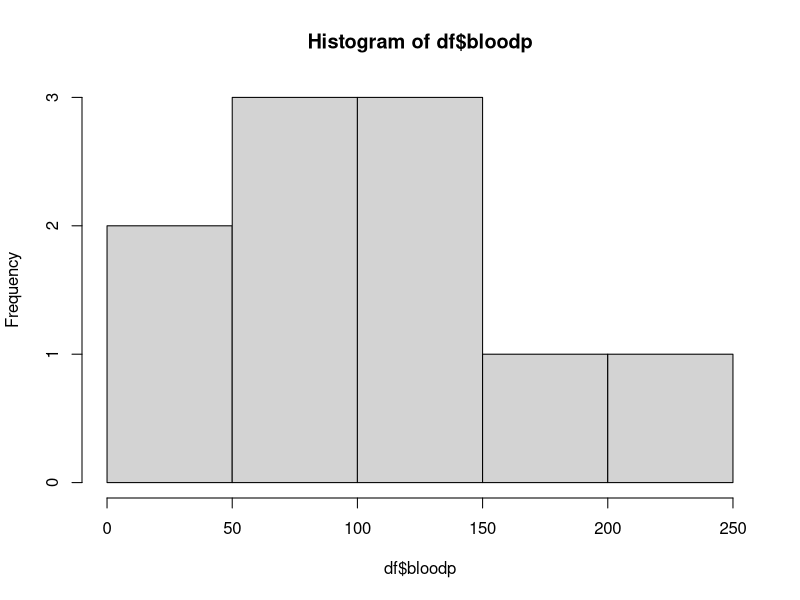
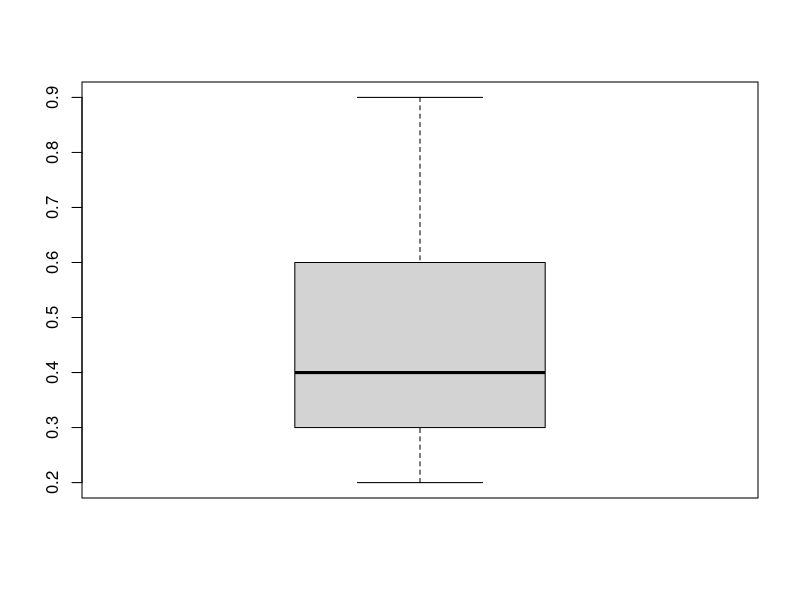

Write R code to recreate these figures, in order.
## ---- chunk 1

## ---- chunk 2
#fix quotations in list & convert to vector
rows <- c("0.6","103","bad","low","low",
"0.3","87","bad","low","high",
"0.4","32","bad","high","low",
"0.4","42","bad","high","high",
"0.2","59","good","low","low",
"0.6","109","good","low","high",
"0.3","78","good","high","low",
"0.4","205","good","high","high",
"0.9","135","NA","high","high",
"0.2","176","bad","high","high")

#create matrix using ncol and byrow
m <- matrix(rows, ncol = 5, byrow = TRUE)
m

#create a dataframe from the matrix using as.data.frame
df <- as.data.frame(m)

#set the colnames according to instructions
colnames(df) <- c("Freq", "bloodp", "first", "second", "finaldecision")

#clean null values
df[df=="NA"] <- "bad"
df
#convert first two columns to numeric
df$Freq <- as.numeric(df$Freq)
df$bloodp <- as.numeric(df$bloodp)

#convert the remaining colums to boolean
df$first <- ifelse(df$first == "bad", 1, 0)
df$second <- ifelse(df$second == "low", 1, 0)
df$finaldecision <- ifelse(df$finaldecision == "low", 0, 1)

df
#create hist and boxplot using df columns
hist(df$bloodp)
boxplot(df$Freq)
